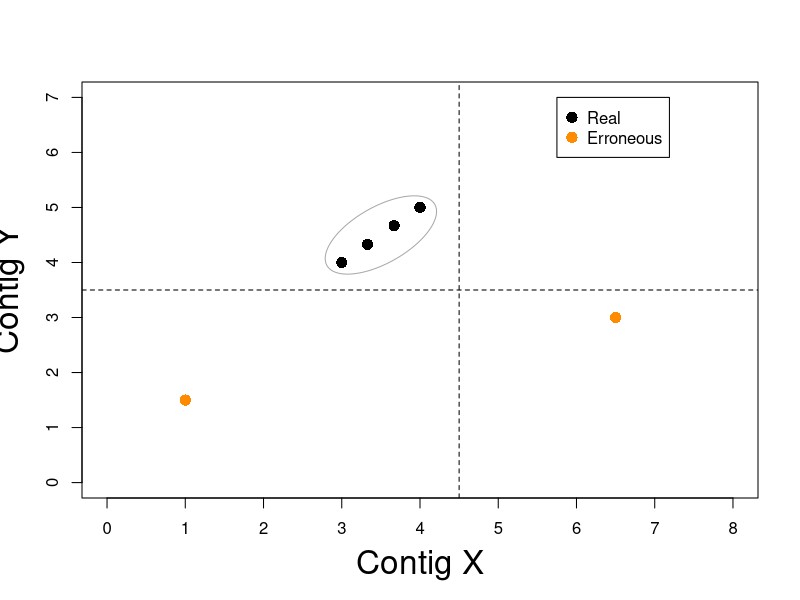
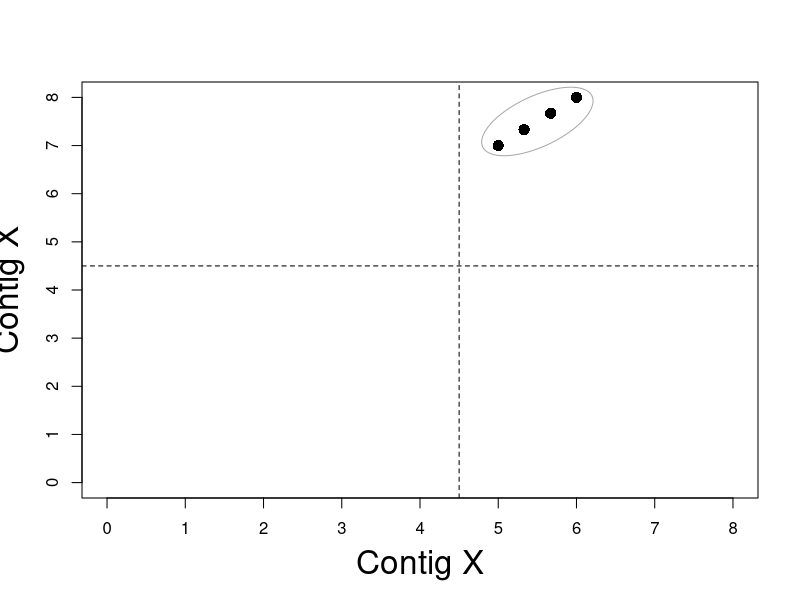
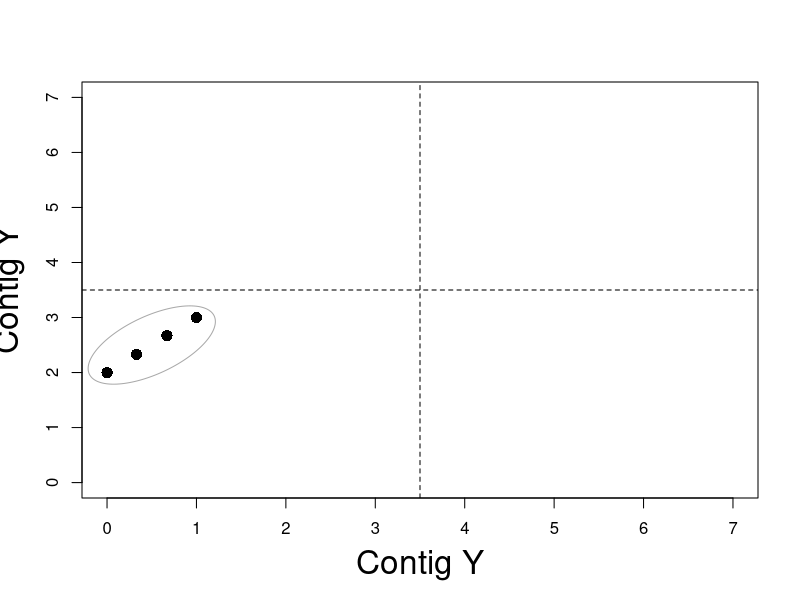

Generate these figures, in order, with R:
#!/usr/bin/env Rscript
library('fields')
xrad=0.45
yrad=0.9
nseg=360
eX=c(1,6.5)
eY=c(1.5,3)
c=c(3,3.33,3.67,4)
X=c(c)
Y=c(c+1)
par(mar=(c(4,4.5,4,2)+0.1))
pdf("FISHplot_XY.pdf")
plot(X,Y,xlim=c(0,8),ylim=c(0,7),pch=16, xlab="Contig X", ylab="Contig Y",xaxt='n',cex.lab=2.0,cex=1.5) 
axis(1,at=c(0:8),labels=c(0:8),cex=1.5)
xline(4.5,lty=2)
yline(3.5,lty=2)
x.cent=mean(X)
y.cent=mean(Y)
xx <- x.cent + xrad*cos( seq(0,2*pi, length.out=nseg) )
yy <- y.cent + yrad*sin( seq(0,2*pi, length.out=nseg) )
angle=7*pi/4
xr = (xx-x.cent)*cos(angle)-(yy-y.cent)*sin(angle)
yr = (xx-x.cent)*sin(angle)+(yy-y.cent)*cos(angle)
lines(xr+x.cent,yr+y.cent,col='darkgray',cex=1.5)
points(eX,eY,col='darkorange',pch=16,cex=1.5)
legend(5.75,7,c("Real","Erroneous"),pch=16,pt.cex=1.5,col=c("black","darkorange"))

dev.off();
pdf("FISHplot_XX.pdf")
X1=c(5,5.33,5.67,6)
X2=c(X1+2)
plot(X1,X2,xlim=c(0,8),ylim=c(0,8),pch=16,xlab="Contig X", ylab="Contig X",xaxt='n',cex.lab=2.0,cex=1.5,yaxt='n') 
axis(1,at=c(0:8),labels=c(0:8),cex=1.5)
axis(2,at=c(0:8),labels=c(0:8),cex=1.5)
xline(4.5,lty=2)
yline(4.5,lty=2)
x.cent=mean(X1)
y.cent=mean(X2)
xx <- x.cent + xrad*cos( seq(0,2*pi, length.out=nseg) )
yy <- y.cent + yrad*sin( seq(0,2*pi, length.out=nseg) )
angle=7*pi/4
xr = (xx-x.cent)*cos(angle)-(yy-y.cent)*sin(angle)
yr = (xx-x.cent)*sin(angle)+(yy-y.cent)*cos(angle)
lines(xr+x.cent,yr+y.cent,col='darkgray',cex=1.5)

dev.off();
pdf("FISHplot_YY.pdf")
Y1=c(0,0.33,0.67,1)
Y2=c(Y1+2)
plot(Y1,Y2,xlim=c(0,7),ylim=c(0,7),pch=16,xlab="Contig Y", ylab="Contig Y",xaxt='n',cex.lab=2.0,cex=1.5) 
axis(1,at=c(0:7),labels=c(0:7),cex=1.5)
xline(3.5,lty=2)
yline(3.5,lty=2)
x.cent=mean(Y1)
y.cent=mean(Y2)
xx <- x.cent + xrad*cos( seq(0,2*pi, length.out=nseg) )
yy <- y.cent + yrad*sin( seq(0,2*pi, length.out=nseg) )
angle=7*pi/4
xr = (xx-x.cent)*cos(angle)-(yy-y.cent)*sin(angle)
yr = (xx-x.cent)*sin(angle)+(yy-y.cent)*cos(angle)
lines(xr+x.cent,yr+y.cent,col='darkgray',cex=1.5)


dev.off()
